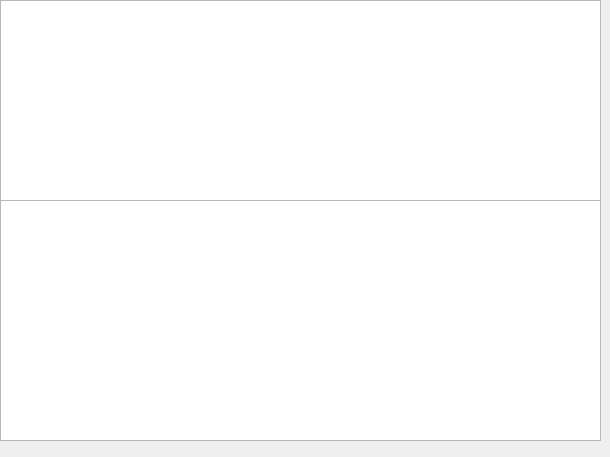
<?xml version="1.0" encoding="UTF-8"?>
<ui version="4.0">
 <class>CExportWidget</class>
 <widget class="QWidget" name="CExportWidget">
  <property name="geometry">
   <rect>
    <x>0</x>
    <y>0</y>
    <width>610</width>
    <height>457</height>
   </rect>
  </property>
  <property name="windowTitle">
   <string>Form</string>
  </property>
  <widget class="QTableWidget" name="tableWidget">
   <property name="geometry">
    <rect>
     <x>0</x>
     <y>0</y>
     <width>601</width>
     <height>201</height>
    </rect>
   </property>
  </widget>
  <widget class="QTableWidget" name="tableWidget_2">
   <property name="geometry">
    <rect>
     <x>0</x>
     <y>200</y>
     <width>601</width>
     <height>241</height>
    </rect>
   </property>
  </widget>
 </widget>
 <resources/>
 <connections/>
</ui>
